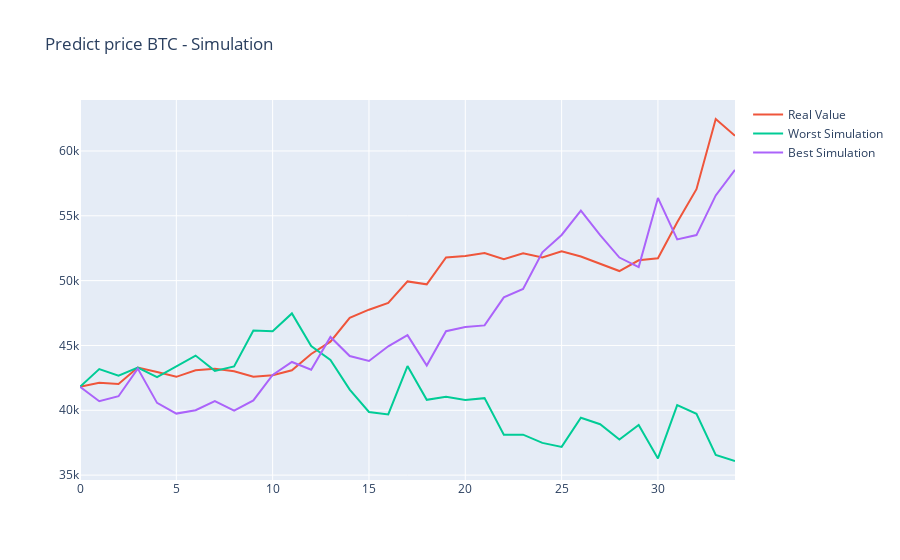

The cell this chart's notebook holds for it:
### Code cell
figura = px.line(title = 'Predict price BTC - Simulation')
figura.add_scatter(y = y[-35:], name = 'Real Value')
figura.add_scatter(y = predict.T[worst_value_dict], name = 'Worst Simulation')
figura.add_scatter(y = predict.T[best_value], name = 'Best Simulation')

### Figure 1 — Plotly figure (JSON) as saved in the notebook; plotly's stock layout.template omitted (floating-point values rounded to 4 significant figures)
{"data": [{"hovertemplate": "<extra></extra>", "legendgroup": "", "line": {"color": "#636efa", "dash": "solid"}, "marker": {"symbol": "circle"}, "mode": "lines", "name": "", "orientation": "v", "showlegend": false, "type": "scatter", "xaxis": "x", "yaxis": "y"}, {"name": "Real Value", "type": "scatter", "y": [41810.0, 42120.0, 42030.0, 43300.0, 42950.0, 42580.0, 43080.0, 43190.0, 43010.0, 42580.0, 42700.0, 43090.0, 44340.0, 45290.0, 47130.0, 47760.0, 48280.0, 49940.0, 49720.0, 51780.0, 51900.0, 52130.0, 51650.0, 52120.0, 51780.0, 52260.0, 51860.0, 51320.0, 50740.0, 51570.0, 51720.0, 54500.0, 57060.0, 62470.0, 61170.0]}, {"name": "Worst Simulation", "type": "scatter", "y": [41810.0, 43180.0, 42670.0, 43290.0, 42550.0, 43360.0, 44220.0, 43040.0, 43380.0, 46160.0, 46110.0, 47470.0, 44950.0, 43880.0, 41600.0, 39870.0, 39680.0, 43410.0, 40810.0, 41040.0, 40800.0, 40940.0, 38110.0, 38120.0, 37490.0, 37170.0, 39430.0, 38920.0, 37740.0, 38860.0, 36280.0, 40400.0, 39730.0, 36560.0, 36090.0]}, {"name": "Best Simulation", "type": "scatter", "y": [41810.0, 40690.0, 41090.0, 43210.0, 40570.0, 39740.0, 40000.0, 40720.0, 39980.0, 40760.0, 42730.0, 43730.0, 43130.0, 45660.0, 44190.0, 43800.0, 44940.0, 45790.0, 43450.0, 46100.0, 46420.0, 46550.0, 48710.0, 49360.0, 52180.0, 53520.0, 55390.0, 53510.0, 51780.0, 51040.0, 56380.0, 53180.0, 53510.0, 56570.0, 58540.0]}], "layout": {"legend": {"tracegroupgap": 0}, "title": {"text": "Predict price BTC - Simulation"}, "xaxis": {"anchor": "y", "domain": [0, 1]}, "yaxis": {"anchor": "x", "domain": [0, 1]}}}
